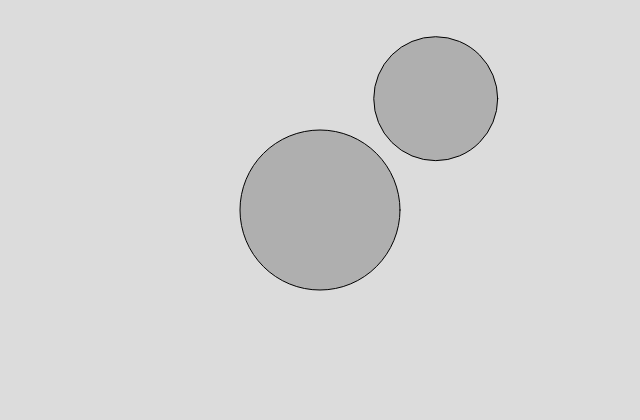
Frame 1 (no input)
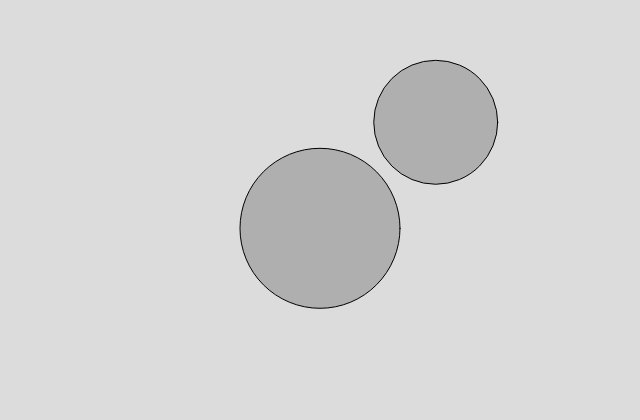
Frame 60 (no input)
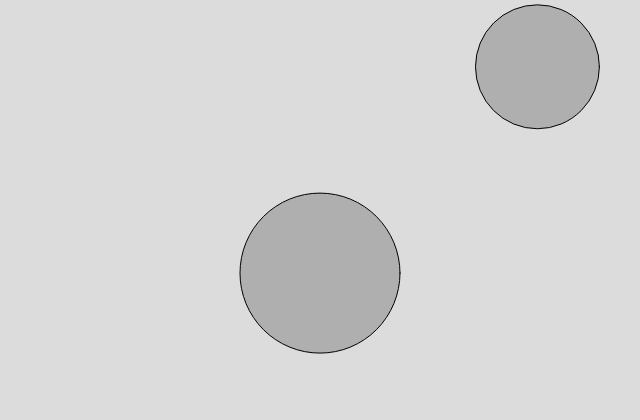
Frame 120 (the mouse pressed at the canvas centre since frame 60)

The p5.js sketch that drew these frames (run headless with seeded random() and noise() and a simulated clock; from frame 60 on, the mouse is pressed at the canvas centre):

// p5.js sketch
// ── sketch.js
class Mover {
    constructor(x, y, m) {
        this.position = createVector(x, y);
        this.velocity = createVector();
        this.acceleration = createVector();
        this.mass = m;
        this.radius = (m * 16) / 2;
    }

    applyForce(force) {
        let f = p5.Vector.div(force, this.mass);
        this.acceleration.add(f);
    }

    update() {
        this.velocity.add(this.acceleration);
        this.position.add(this.velocity);
        this.acceleration.mult(0);
        this.checkEdges();
    }

    show() {
        stroke(0);
        fill(175);
        circle(this.position.x, this.position.y, this.radius * 2);
    }

    checkEdges() {
        // how much of impact is absorbed by the object
        // when it hits a wall and changes direction
        const squishForce = 0.1;
        const bounceForce = 1.0 - squishForce;

        if (this.position.x > width - this.radius) {
            this.position.x = width - this.radius;
            this.velocity.x *= -bounceForce;
        } else if (this.position.x < this.radius) {
            this.position.x = this.radius;
            this.velocity.x *= -bounceForce;
        }

        if (this.position.y > height - this.radius) {
            this.position.y = height - this.radius;
            this.velocity.y *= -bounceForce;
        } else if (this.position.y < this.radius) {
            this.position.y = this.radius;
            this.velocity.y *= -bounceForce;
        }
    }
}

let m1, m2;
let gravity;

function setup() {
    createCanvas(640, 420);

    m1 = new Mover(width / 2, height / 2, 10);
    m2 = new Mover(random(50, width - 50), random(20, height - 20), random(1, 10));

    gravity = createVector(0, 0.1);
}

function draw() {
    background(220);

    m1.applyForce(gravity);
    m2.applyForce(gravity);

    if (mouseIsPressed) {
        let mouseVector = createVector(mouseX, mouseY);

        let windVector = p5.Vector.sub(mouseVector, m1.position);
        windVector.normalize();
        windVector.mult(-1);
        m1.applyForce(windVector);

        windVector = p5.Vector.sub(mouseVector, m2.position);
        windVector.normalize();
        windVector.mult(-1);
        m2.applyForce(windVector);
    }

    m1.update();
    m1.show();
    m2.update();
    m2.show();
}
